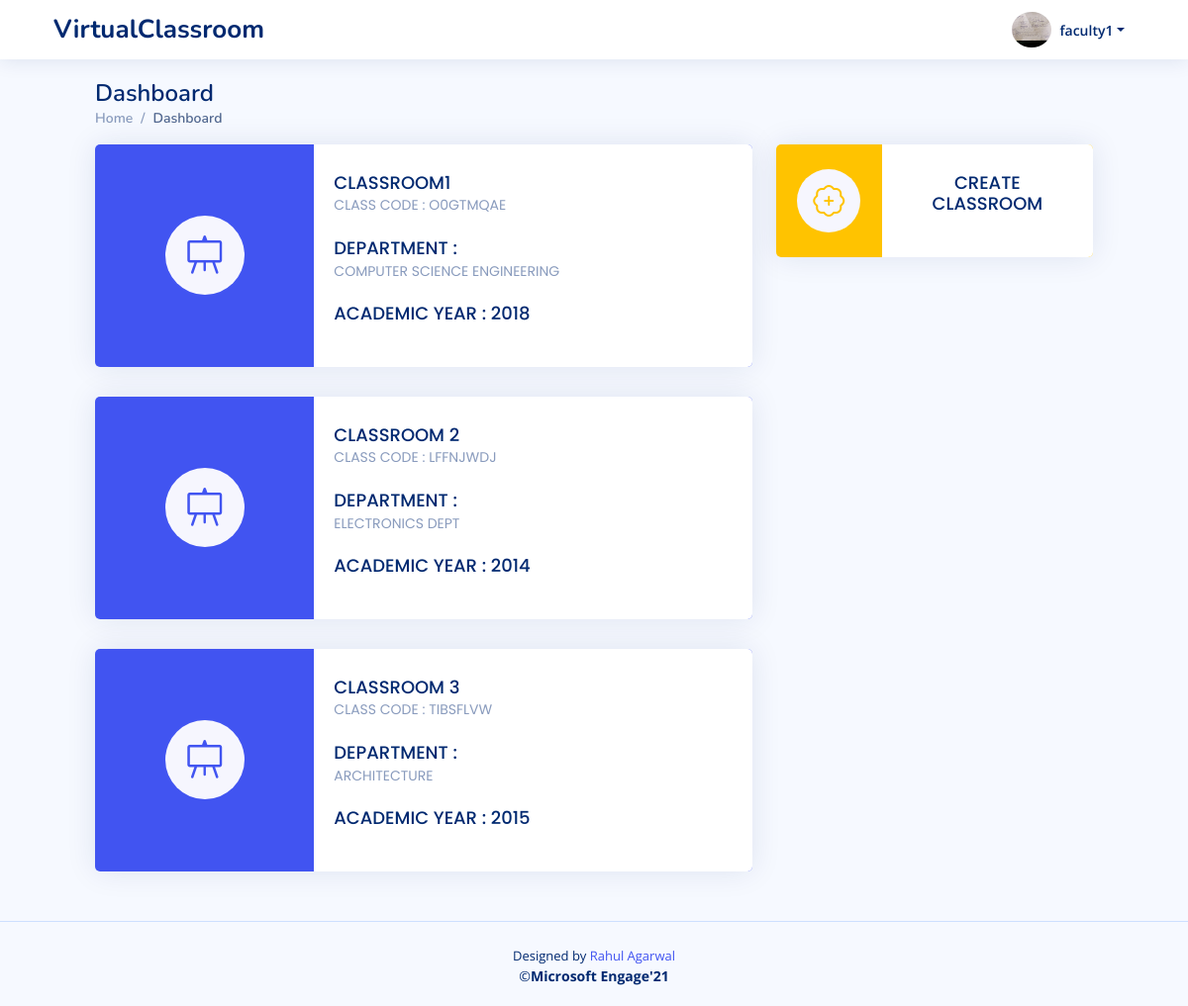
/faculty_dashboard/ (signed in), run on the app's committed database.
### myapp/models.py (models this page shows, shortened)
class FacultyDetails(models.Model):
    facultyId = models.ForeignKey(User,on_delete=models.CASCADE)
    facultyName = models.CharField(max_length=100,null=False)
    facultyPhone = PhoneNumberField(null=False, blank=False, unique=False, default='+91')
    facultyGender = models.CharField(max_length=20,null=True)
    facultyDOB = models.DateTimeField(default=datetime.now,null=True)
    facultyDesc = models.TextField(blank=False,null=True)
    facultyCollege = models.CharField(max_length=100,null=False)
    collegeState = models.CharField(max_length=50,null=False)
    experience = models.CharField(max_length=2,null=True)
    facultyPic = models.ImageField(upload_to='facultyPic/', null=True, blank=True)
    user_date = models.DateTimeField(default=datetime.now,null=True)

class ClassRoom(models.Model):
    classId = models.CharField(max_length=10,primary_key=True)
    classname = models.CharField(max_length=50,null=False)
    classDepartment = models.CharField(max_length=50,null=False)
    academicYear = models.CharField(max_length=2,null=False)
    classLink = models.TextField(blank=False,null=True)
    classFacultyID = models.ForeignKey(FacultyDetails,on_delete=models.CASCADE)
    classFacultyName = models.CharField(max_length=100,null=False)
    classTimeTable = models.TextField(blank=False,null=True)
    classCreationTime = models.DateTimeField(default=datetime.now,null=True)

### myapp/views.py (the view, shortened to what this page needs)
# urls.py: path('faculty_dashboard/',views.facultyDashboard,name='facultyDashboard'),
@login_required
def facultyDashboard(request):
    if request.user.is_active and request.user.is_staff and not request.user.is_superuser:
        user=request.user
        faculty = FacultyDetails.objects.get(facultyId = user.id)
        classRooms = ClassRoom.objects.filter(classFacultyID=faculty.id)
        unique_id=faculty.facultyId
        context={
            'classRooms' : classRooms,
            'faculty' : faculty
        }
        return render(request,'faculty/facultyDashboard.html',context)
    else:
        return redirect('facultyLogin')

### myapp/templates/faculty/facultyDashboard.html (shortened to what this page needs)
{% extends 'base.html' %}
{% block content %}
  <header id="header" class="header fixed-top d-flex align-items-center px-5">
    <div class="d-flex align-items-center justify-content-between">
      <a href="{% url 'facultyDashboard'%}" class="logo d-flex align-items-center">
        <span class="d-none d-lg-block">VirtualClassroom</span>
      </a>
    </div>
    <nav class="header-nav ms-auto">
      <ul class="d-flex align-items-center">
        <li class="nav-item dropdown pe-3">
          <a class="nav-link nav-profile d-flex align-items-center pe-0" href="#" data-bs-toggle="dropdown">
            <img src="{{ faculty.facultyPic.url }}" alt="Profile" class="rounded-circle" style="width:40px;">
            <span class="d-none d-md-block dropdown-toggle ps-2">{{user.first_name}}{{user.last_name}}</span>
          </a>
        </li>
      </ul>
    </nav>
  </header>
  <main id="main" class="main mx-lg-5 px-lg-5">
    <div class="pagetitle">
      <h1>Dashboard</h1>
      <nav>
        <ol class="breadcrumb">
          <li class="breadcrumb-item"><a href="index.html">Home</a></li>
          <li class="breadcrumb-item active">Dashboard</li>
        </ol>
      </nav>
    </div>
    <section class="section dashboard">
      <div class="row">
        <div class="col-lg-8">
          <div class="row">
              {% if classRooms %}
                {% for class in classRooms%}
                    <div class="col-xxl-6 col-lg-12">
                      <a href="{% url 'facultySubject' class.pk %}">
                        <div class="card info-card sales-card pb-0">
                         <div class="row g-0" style="background: #4154f1">
                           <div class="col-md-4 align-self-center ">
                             <div class="card-icon rounded-circle d-flex align-items-center justify-content-center mx-auto" style="height: 5rem; width:5rem;">
                               <i class="bi bi-easel" style="font-size: 2.5rem;"></i>
                             </div>
                           </div>
                           <div class="col-md-8 bg-white">
                             <div class="card-body my-1  mt-2 mb-0">
                               <h5 class="card-title" style="text-transform: uppercase;">{{class.classname | truncatechars:20}} <br><span>Class Code : {{class.pk}}</span></h5>
                               <h5 class="card-title pt-0" style="text-transform: uppercase;">DEPARTMENT : <br><span>{{class.classDepartment | truncatechars:28}}</span></h5>
                               <h5 class="card-title pt-0" style="text-transform: uppercase;">ACADEMIC YEAR : {{class.academicYear | truncatechars:15}}</h5>
                             </div>
                           </div>
                         </div>
                       </div>
                      </a>
                  </div>
                {% endfor %}
              {% else %}
                <div class="container">
                  <h3>No ClassRoom Created By You!</h3>
                </div>
              {% endif %}
          </div>
        </div>
        <div class="col-lg-4">
          <div class="col-xxl-10 col-xl-12">
            <a href="{% url 'facultyClassCreate' %}">
              <div class="card info-card sales-card pb-0">
               <div class="row g-0" style="background: #FFC300">
                 <div class="col-md-4 align-self-center ">
                   <div class="card-icon rounded-circle d-flex align-items-center justify-content-center mx-auto">
                     <i class="bi bi-patch-plus" style="color: #FFC300"  ></i>
                   </div>
                 </div>
                 <div class="col-md-8 bg-white">
                   <div class="card-body my-1  mt-2 mb-0">
                     <h5 class="card-title text-center ">CREATE <br>CLASSROOM</h5>
                   </div>
                 </div>
               </div>
             </div>
            </a>
          </div>
        </div>
      </div>
    </section>
  </main>
  {% include 'partials/_footer.html'%}
{% endblock %}

### static/css/style.css (style rules this page uses)
:root { scroll-behavior: smooth; }
body { font-family: "Open Sans", sans-serif; background: #f6f9ff; color: #444444; }
a { color: #4154f1; text-decoration: none; }
h1, h2, h3, h4, h5, h6 { font-family: "Nunito", sans-serif; }
#main { margin-top: 60px; padding: 20px 30px; transition: all 0.3s; }
.pagetitle { margin-bottom: 10px; }
.pagetitle h1 { font-size: 24px; margin-bottom: 0; font-weight: 600; color: #012970; }
.card { margin-bottom: 30px; border: none; border-radius: 5px; box-shadow: 0px 0 30px rgba(1, 41, 112, 0.1); overflow: hidden; }
.card-title { padding: 20px 0 15px 0; font-size: 18px; font-weight: 500; color: #012970; font-family: "Poppins", sans-serif; }
.card-title span { color: #899bbd; font-size: 14px; font-weight: 400; }
.card-body { padding: 0 20px 20px 20px; }
.breadcrumb { font-size: 14px; font-family: "Nunito", sans-serif; color: #899bbd; font-weight: 600; }
.breadcrumb a { color: #899bbd; transition: 0.3s; }
.breadcrumb .breadcrumb-item::before { color: #899bbd; }
.breadcrumb .active { color: #51678f; font-weight: 600; }
.logo { line-height: 1; }
@media (min-width: 1200px) { .logo { width: 280px; } }
.logo span { font-size: 26px; font-weight: 700; color: #012970; font-family: "Nunito", sans-serif; }
.header { transition: all 0.5s; z-index: 997; height: 60px; box-shadow: 0px 2px 20px rgba(1, 41, 112, 0.1); background-color: #fff; padding-left: 20px; }
.header-nav ul { list-style: none; }
.header-nav > ul { margin: 0; padding: 0; }
.header-nav .nav-profile { color: #012970; }
.header-nav .nav-profile img { max-height: 36px; }
.header-nav .nav-profile span { font-size: 14px; font-weight: 600; }
@media (min-width: 1200px) { #main, #footer { margin-left: 0px; } }
.dashboard .info-card { padding-bottom: 10px; }
.dashboard .card-icon { font-size: 32px; line-height: 0; width: 64px; height: 64px; flex-shrink: 0; flex-grow: 0; }
.dashboard .sales-card .card-icon { color: #4154f1; background: #f6f6fe; }

### data on the page
FacultyDetails: facultyPic (picture)
ClassRoom: classname "CLASSROOM1", pk "O0GTMQAE", classDepartment "COMPUTER SCIENCE ENGINEERING", academicYear "2018"
ClassRoom: classname "CLASSROOM 2", pk "LFFNJWDJ", classDepartment "ELECTRONICS DEPT", academicYear "2014"
ClassRoom: classname "CLASSROOM 3", pk "TIBSFLVW", classDepartment "ARCHITECTURE", academicYear "2015"

### other printed values
{{ user.first_name }} "faculty"
{{ user.last_name }} "1"
